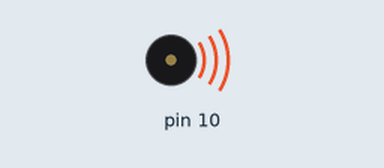
A sketch run on a simulated Arduino Uno, built with avr-gcc and run on an emulated ATmega328P. Parts: buzzer (waves = sounding).

Above: at 0.4 s.
At 4.7 s:
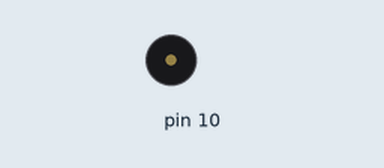
Timing chart, 0 to 8.7 s (numbered marks = the images above):
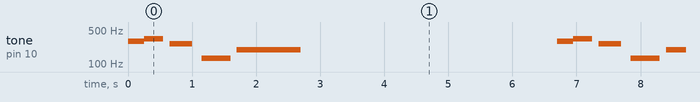

Measured:
- by itself, tone on pin 10: repeats every 6.7 s: 329 Hz 0.30 s, silent 0.10 s, 261 Hz 0.35 s, silent 0.15 s, 130 Hz 0.45 s, silent 0.10 s, 196 Hz 1.0 s, silent 4.0 s, 293 Hz 0.25 s

The sketch:

Arduino101_Tone.ino
```cpp
// Tone Example Sketch for Arduino 101
// by Nick Borko

void setup() {
  pinMode(10, OUTPUT);
}

void loop() {
  tone(10, 293, 250);
  delay(250);
  tone(10, 329, 300);
  delay(400);
  tone(10, 261, 350);
  delay(500);
  tone(10, 130, 450);
  delay(550);
  tone(10, 196, 1000);
  delay(5000);
}

/*
 This work is licensed under the Creative Commons
 Attribution-NonCommercial-ShareAlike 3.0 Unported
 License. To view a copy of this license, visit
 http://creativecommons.org/licenses/by-nc-sa/3.0/
 or send a letter to:

 Creative Commons, 444 Castro Street
 Suite 900
 Mountain View, California, 94041, USA.
*/
```
